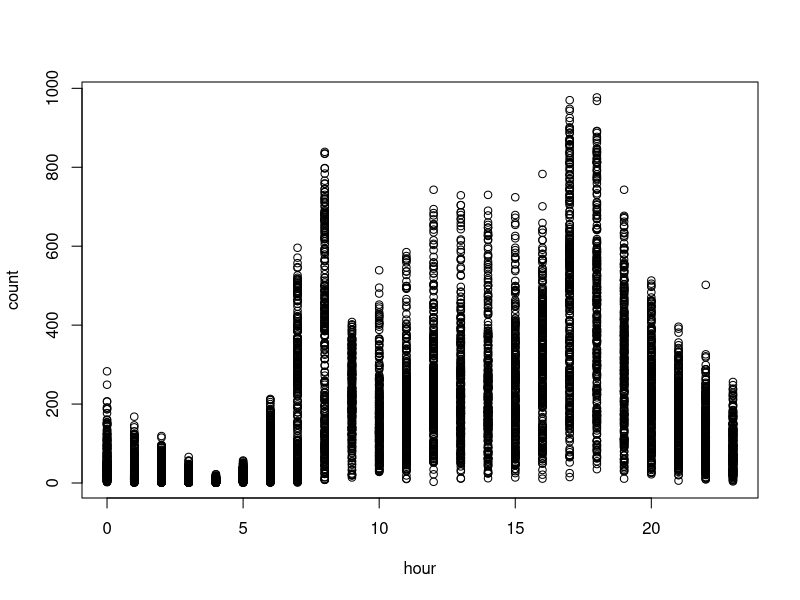
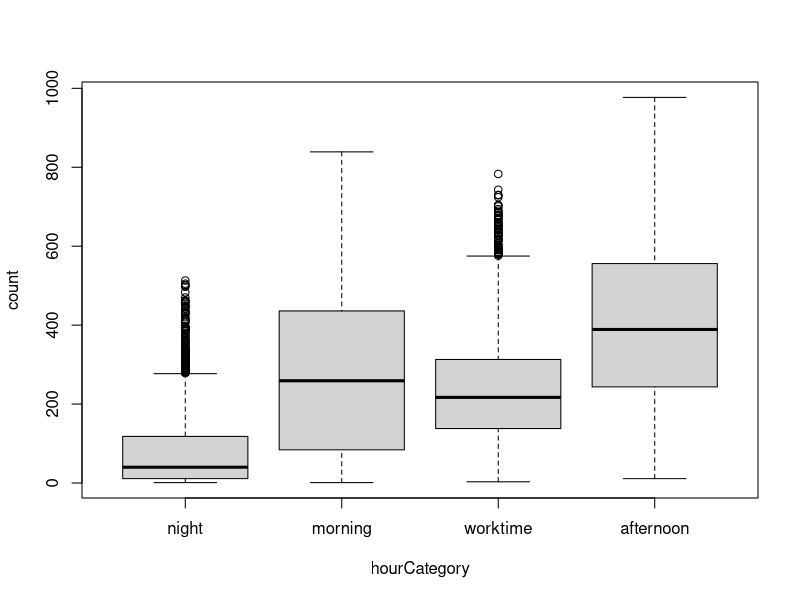
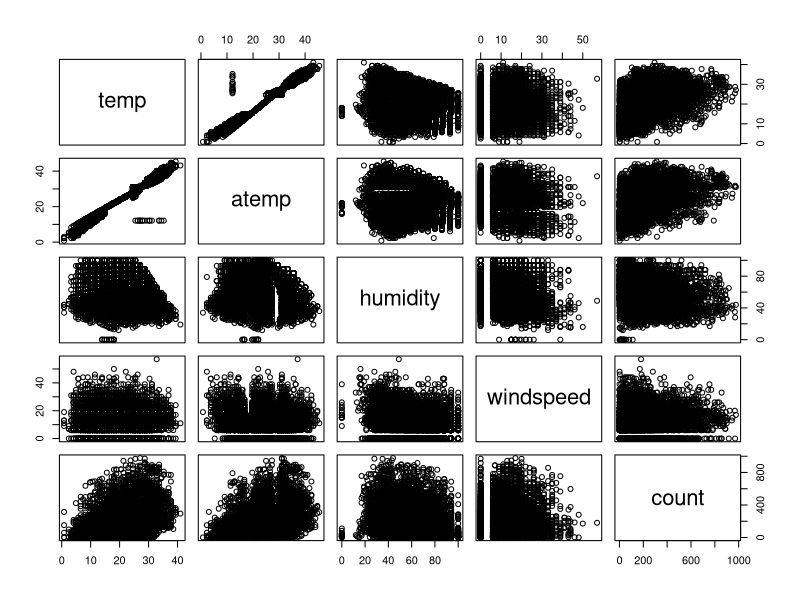
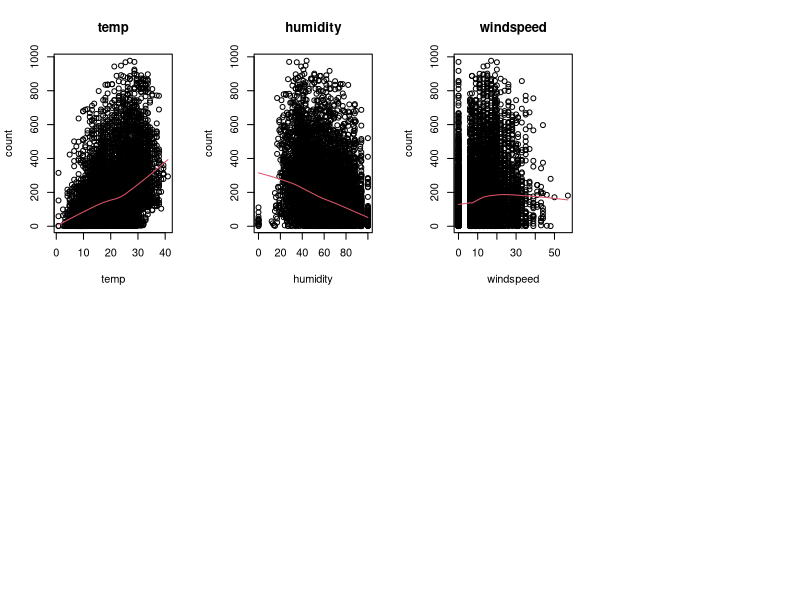
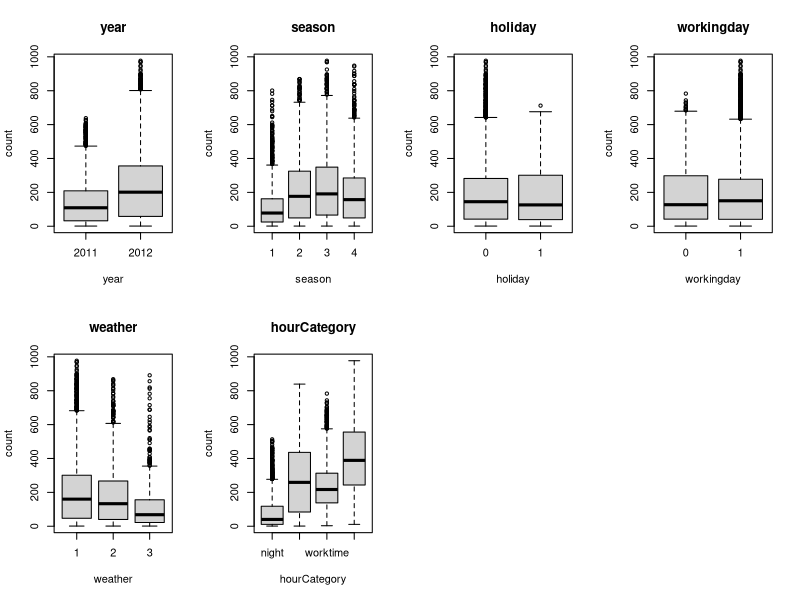
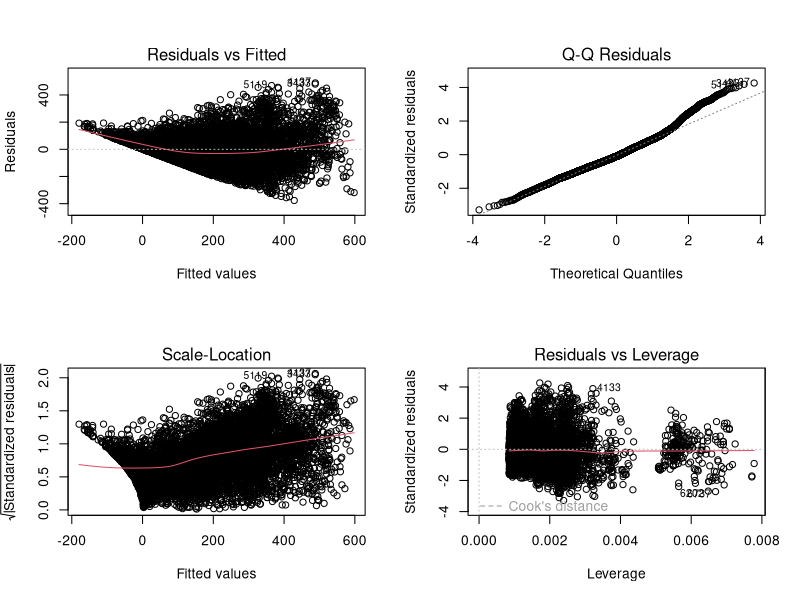
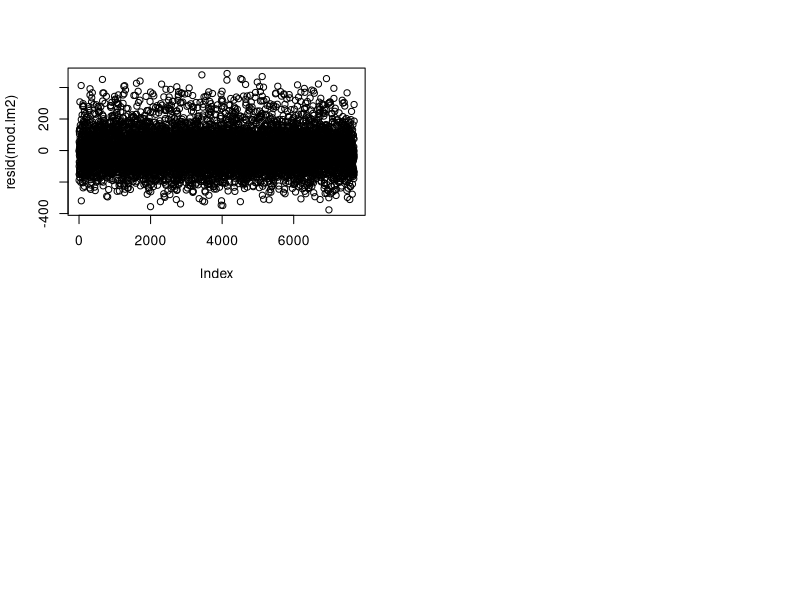

R code for these plots, in order: (Note: this script raises an error after producing the figures.)
############################################################
# Variables en el conjunto de datos:
#
# year - year
# hour - hour of the day (0-23)
# season -  1 = spring, 2 = summer, 3 = fall, 4 = winter 
# holiday - whether the day is considered a holiday
# workingday - whether the day is neither a weekend nor holiday
# weather - 1: Clear, Few clouds, Partly cloudy, Partly cloudy
#           2: Mist + Cloudy, Mist + Broken clouds, Mist + Few clouds, Mist
#           3: Light Snow, Light Rain + Thunderstorm + Scattered clouds, Light Rain + Scattered clouds
#           4: Heavy Rain + Ice Pallets + Thunderstorm + Mist, Snow + Fog 
# temp - temperature in Celsius
# atemp - "feels like" temperature in Celsius
# humidity - relative humidity
# windspeed - wind speed
# variable respuesta: count - number of total rentals
#
############################################################

#-----------------------------------------------------------
#
# Parte 1. Construir modelo
#
#-----------------------------------------------------------
##-- 1.Borra todos los objetos que tengas en memoria para que no te confundan en esta pr�ctica 
## Pista: instrucci�n rm o la escoba de la ventana superior derecha


############################################################
# Lectura de datos y inspeccion
############################################################
##-- 2.Lee los datos p1a_train.csv
## Pista: fija el directorio donde tienes los datos y leelos con la instruccion read.table
datos = read.table('p1a_train.csv', header = TRUE, sep = ';', dec = '.', stringsAsFactors = TRUE)
datosOriginal = datos

##-- 3. Visualiza los datos para asegurarte que los has leido correctamente. Haz una descriptiva y elimina la variable id de tus datos por comodidad (no la utilizaras)
##-- Pista: para describir tus datos, usa la instrucci�n summary. Para eliminar la variable asigna el valor NULL a toda la variable
summary(datos)
datos$id = NULL

############################################################
# Convertir variables no numericas a factores
############################################################
##-- 4. Ya te habr�s percatado que algunas variables estan codificadas con numeros pero en realidad son variables categ�ricas.
# Para que R las trate como tales debes transformalas a la clase factor. NO transformes la variable "hour" en ning�n caso
# Pista: la instruccion factor transforma las variables numericas en factores. P.ej, si quieres transformar a factor la variable
# season, tendr�s que hacer:
# datos$season <- factor(datos$season) 

datos$year = factor(datos$year)
datos$season = factor(datos$season)
datos$holiday = factor(datos$holiday)
datos$workingday = factor(datos$workingday)
datos$weather = factor(datos$weather)


##-- 5. Inspecciona el comportamiento de la respuesta (count) en funci�n de la hora (hour) con alg�n gr�fico descriptivo.
# Seg�n lo que veas, discretiza la variable en distintas categorias y conviertela en un factor
# Pista: algun grafico hecho con boxplot o plot (con lowess opcional) te puede servir. Debes discretizar seg�n lo que te parezca m�s razonable. Por ejemplo,
# si crees que de 0 a 12 horas hay un comportamiento y de 12 a 23, otro, deber�s coger dos intervalos. Para categorizar la variable
# usa la instrucci�n cut o ifelse (si usas esta �ltima, transforma a factor posteriormente). La variable puede tener tantas categorias como
# desees pero recuerda el principio de parsimonia. Un consejo es que te guardes la nueva variable con otro nombre. As�, si te equivocas,
# conservar�s la variable original (Opcional: cuando lo tengas claro, puedes borrar la variable original si lo deseas)

plot(count~hour, datos)
# de 7 a 12, 13 a 19, 20 a 24, 24 a 6
datos$hourCategory = cut(datos$hour, c(-1,6,8,16,19,24), labels = c('night', 'morning', 'worktime', 'afternoon', 'night'))
datos$hour = NULL
View(datos)
plot(count~hourCategory, datos)

############################################################
# Descriptiva
############################################################
##-- 6.Realiza la descriptiva para todos los pares de variables que tengas como num�ricas
# Pista: Usa la instrucci�n pairs (puede tardar unos segundos) usando solo las variables que sean numericas. Recuerda que si quieres seleccionar, por ejemplo, las variables
# 2,4 y 6 de los datos, lo puedes hacer con datos[,c(2,4,6)]
pairs(datos[, c(6:10)])

############################################################
# Eliminamos variables muy correlacionadas
############################################################
##-- 7. Hay 2 variables muy correlacionadas. No queremos variables muy correlacionadas en nuestro modelo.
# Elimina aquella de las dos que peor prediga la respuesta.
# Pista: Construye 2 modelos lineales (instruccion lm) con la variable respuesta en funci�n de cada una de estas variables. Quedate con aquella
# que tenga un R2 mayor y la otra eliminala

lmTemp = lm(count ~ temp, datos)
summary(lmTemp)
# R-squared = 0.1578 -> nos quedamos con esta

lmAtemp = lm(count ~ atemp, datos)
summary(lmAtemp)
# R-squared = 0.1537

# Elminamos atemp
datos$atemp = NULL

############################################################
# Descriptiva bivariante con la respuesta
############################################################
##-- 8a. Haz el diagrama bivariante de la respuesta (count) en funci�n de las variables 
##-- numericas que te quedan y dibuja un suavizado por encima. �Son relaciones lineales?
# Pista: usa plot para cada gr�fico y las funciones lines y lowess para el suavizado

par(mfrow=c(2,4))
for(i in 6:8){
  plot(datos$count~datos[,i],main=names(datos)[i],xlab=names(datos)[i],ylab="count")
  with(datos,lines(lowess(count~datos[,i]),col=2))
}

# Si que son relaciones lineales aunque vemos que windspeed es constante

##-- 8b. Haz los boxplots bivariantes con la respuesta (count) y las variables categ�ricas (factores)
# �Crees que influyen en la respuesta s�lo viendo la descriptiva?
# Pista: usa la funci�n boxplot

par(mfrow=c(2,4))
for(i in c(1, 2, 3, 4, 5, 10)){
  boxplot(datos$count~datos[,i],main=names(datos)[i],xlab=names(datos)[i],ylab="count")
}

# Algunas mas que otras, las que tinen boxplots muy similares en las diferentes categorias menos representativas van a ser (Holiday y working day)

############################################################
# Seleccion de modelo y variables
############################################################
##--9. Ajusta el modelo lineal con todas las variables que tengas e interpreta la salida de resultados (coeficientes, p-valores, R2, error residual...)
# Pista: Ajusta el modelo con la funci�n lm y guardalo en un objeto. Luego, haz el summary de dicho objeto.

mod.lm1 = lm(count~.,datos)
summary(mod.lm1)
## R-squared 0.6035
## Standard error 114.8
## Vemos que workingday y windspeed tinenen una significancia muy baja


##--10. Realiza una selecci�n autom�tica de variables y discute que ha pasado
# Pista: Usa la instrucci�n step para la selecci�n

mod.lm2 = step(mod.lm1)
summary(mod.lm2)
## R-squared 0.6034
## standard error 114.8
## Workingday y windspeed han sido eliminadas del modelo
datos$windspeed = NULL
datos$workingday = NULL

############################################################
# Colinealidad
############################################################
##-- 11. Mira la colinealidad con la instrucci�n vif del paquete car.
##-- �Hay que eliminar alguna variable?�Cual eliminarias si tuvieses que eliminar una?
# Pista: Primero debes instalar y cargar el paquete car. Usa la funci�n vif para evaluar la colinealidad
library(car)
vif(mod.lm2) ## TODO: preguntar que variable respuesta fijarnos (GVIF, Df, o GVIF')
# Vemos que todos los valores son menores a 5 asi que no hay que eliminar ninguna variable
# Elminariamos las que tienen un mayor valor de vif, en este caso seria la variable season con un vif de 3.20

############################################################
# Validacion
############################################################
##-- 12. Haz la validaci�n con el an�lisis de residuos
##-- �Se cumplen las premisas de linealidad, normalidad, homoscedasticidad, independencia?
# Pista: Haciendo plot del modelo podr�s evaluar las tres primeras premisas. Para la independencia, dibuja los residuos en el orden
# que te aparecen en los datos (funciones plot y resid)
par(mfrow=c(2,2))
plot(mod.lm2)
plot(resid(mod.lm2)) ## TODO: como se analiza? consideramos que haya la misma varianza a lo largo de los valores

# Forma de cono clara -> Homocedasticidad, no se cumple, hay que arreglarlo
# linealidad -> observamos curvatura, no se cumple, hay que arreglarlo
# Normalidad -> Se cumple pero es mejorable
# independencia -> Se cumple, vemos la misma varianza de los residuos a lo largo del orden en que aparecen, sin ningun patron que indique dependencia de las muestras

############################################################
# Transformacion de boxCox
############################################################
##-- 13. Si crees que no se cumple alguna premisa, haz la transformaci�n de boxCox para la variable respuesta 
##-- Escoge el valor de lambda que maximiza la funci�n y aplicala a la respuesta (count). Prueba tambien la transformacion logaritmica
# Pista: usa la funci�n de boxCox para conocer la lambda. Guardate las nuevas respuestas en unas nuevas variables llamadas countBC y countLog

par(mfrow=c(1,1))
bc <- boxCox(mod.lm2)
lamb = bc$x[which.max(bc$y)]
datos$countBC <- datos$count^lamb
datos$countLog <- log(datos$count)


############################################################
# Nuevos modelos con respuestas transformadas
############################################################
##-- 14. Ajusta los modelos con las dos nuevas respuestas. �Cu�l predice mejor seg�n el R2?
# Pista: Ajusta los modelos con la instruccion lm

mod.lm3 = lm(countBC ~ year + season + holiday + weather + temp + humidity + hourCategory,datos)
mod.lm3 = step(mod.lm3) ## Validar que no se elimina ninguna variable mas
summary(mod.lm3)
## R-squared: 0.6317
## standard error: 1.798
## Vemos que el R-squared augmenta levemente respecto el modelo anterior (lm2) 0.63 vs 0.60. 
## Por otra parte el error residual se disminuye drasticamente, 117 vs 1.78 ahora, pero hay que considerar que este modelo utiliza la transformacion de BoxCox con lo cual los valores son mucho mas pequenos que los originales y por eso el error es menor

mod.lm4 = lm(countLog ~ year + season + holiday + weather + temp + humidity + hourCategory,datos)
mod.lm4 = step(mod.lm4) ## Vemos que en este caso se elimina ademas la variable holiday
summary(mod.lm4)
## R-squared: 0.5506 
## standard error: 0.9978
## Vemos que es bastante peor que utilizando BoxCox, tenemos un R-squared 0.55 vs 0.63 en el que utilizamos BoxCox. Asi que descartamos este y nos quedamos con lm3
## mod.lm3 con transformacion BoxCox da mejor resultado

############################################################
# Validacion
############################################################
##-- 15. Haz la validacion para los 2 modelos anteriores
# Pista: Haciendo plot del modelo podr�s evaluar las tres primeras premisas. Para la independencia, dibuja los residuos en el orden
# que te aparecen en los datos (funciones plot y resid)

par(mfrow=c(2,2))
plot(mod.lm3)
plot(resid(mod.lm3))
## Linealidad = se cumple, hay curvatura pero muy leve
## Homoscedasticidad = no se cumple, sigue habiendo mas dispersion en el centro que en los extremos, pero ya no tenemos forma de cono que teniamos en el modelo lm2 por lo que ha mejorado
## Normalidad = ha mejorado pero aun no se cumple

par(mfrow=c(2,2))
plot(mod.lm4)
plot(resid(mod.lm4))
## Peores resultados que el modelo 3
## Homocedasticidad = no se cumple hay forma de cono inverso
## Normalidad = no se cumple, y aun peor que en el modelo lm3
## linealidad = no se cumple, curvatura mas destacada que en el modelo anterior

############################################################
# Transformaciones polinomicas
############################################################
##-- 16. Escoge la respuesta que creas mejor para tus datos (count,countBC,countLog). Mira si alguna de las variables numericas 
# se podria ajustar por un relaci�n no lineal de forma descriptiva
# Pista: si has cambiado de variable respuesta, vuelve a hacer los gr�ficos bivariantes y los suavizados

par(mfrow=c(2,4))
for(i in 5:6){
  plot(datos$countBC~datos[,i],main=names(datos)[i],xlab=names(datos)[i],ylab="countBC")
  with(datos,lines(lowess(countBC~datos[,i]),col=2))
}
## NO, vemos que las dos categorias (temp y humidity) siguen una relacion lineal respecto la variable countBC 

##-- 17. Para aquella o aquellas variables que lo creas necesario, ajusta un polinomio con todas las variables que tengas y
##-- vuelve a hacer la validacion

mod.lm5 = lm(countBC ~ year + season + holiday + weather + poly(temp,2) + poly(humidity,2) + hourCategory,datos)
mod.lm5 = step(mod.lm5)
summary(mod.lm5)
## R-squared = 0.6364
## residual standard error = 1.787
## Vemos que hay una diferencia insignificante respecto al modelo lm3, hablamos de milesimas, por lo que no vemos que sea necesario utilizar las transformaciones polinomicas

par(mfrow=c(2,2))
plot(mod.lm5)
plot(resid(mod.lm5))

# Comparacion de modelos
summary(mod.lm1)
summary(mod.lm2)
summary(mod.lm3)
summary(mod.lm4)
summary(mod.lm5)

############################################################
# Observaciones influyentes
############################################################
##-- 18. Mira la distancia de cook para todas las observaciones. Aquellas que tengan la distancia de cook mayor, son m�s influyentes
##-- Si lo crees conveniente, elimina aquellas que creas que condicionan mucho el modelo y ajusta el modelo sin estas observaciones
# Pista: Usa la instruccion cooks.distance para obtener las distancias de cook. Para eliminar observaciones, create un nuevo conjunto de datos que no tenga dichas
# observaciones. Si, por ejemplo, quieres eliminar las observaciones 1, 2 y 5, entonces datos2 <- datos[-c(1,2,5),]
# Modelo definitivo

influenceIndexPlot(mod.lm3)
cooksDistance = cooks.distance(mod.lm3)
## A eliminar: 2005, 6737
influencePlot(mod.lm3)

datos2 = datos[-c(2005,6737),]
mod.lm6 = lm(countBC ~ year + season + holiday + weather + temp + humidity + hourCategory,datos2)
summary(mod.lm6)
## R-squared: 0.6323
## Residual standard error: 1.797
## Hay una mejora casi insignificante respecto el modelo lm3, asi que nos quedamos con el anterior

par(mfrow=c(2,2))
plot(mod.lm6)
##-- 19. Opcional: haz todo lo que tu creas necesario para mejorar el modelo (si es que hay algo que lo pueda mejorar)

mod.final = mod.lm3
library('effects')
plot(allEffects(mod.final))

## Ver predicciones vs valores reales
pr = predict(mod.final, datos)
par(mfrow=c(1,1))
plot(pr,datos$countBC)
abline(0,1,col=2,lwd=2)    

############################################################
#
# Parte 2. Hacer prediciones con la muestra test
#
############################################################
##-- 20. Lee los datos test (p1a_test.csv) con la instruccion read.table
datosTest = read.table('p1a_test.csv', header = TRUE, sep = ';', dec = '.', stringsAsFactors = TRUE)

############################################################
# Transformaciones en variables
############################################################
##-- 21. Haz EXACTAMENTE las mismas transformaciones que hicieste en el conjunto de entrenamiento (tranformar a factores
# algunas variables, eliminar variables, categorizar o cualquier otro cambio que hayas hecho). NO ELIMINES LA VARIABLE id (Identificador)

## Convertir a factores
datosTest$year = factor(datosTest$year)
datosTest$season = factor(datosTest$season)
datosTest$holiday = factor(datosTest$holiday)
datosTest$workingday = factor(datosTest$workingday)
datosTest$weather = factor(datosTest$weather)

## Categorizar hora
datosTest$hourCategory = cut(datosTest$hour, c(-1,6,8,16,19,24), labels = c('night', 'morning', 'worktime', 'afternoon', 'night'))
datosTest$hour = NULL

## Eliminar variables
datosTest$atemp = NULL
datosTest$windspeed = NULL
datosTest$workingday = NULL

############################################################
# Calcular predicciones
############################################################
##-- 22. Usa la instrucci�n predict aplicada al modelo que tu has escogido para
##-- obtener las predicciones en la muestra test.
# Pista: la instruccion predict debe tener 2 parametros: el modelo final y los datos test con las variables transformadas. Guardate las
# prediciones en una variable del mismo conjunto de datos

nthroot2 <- function(x, n) {
  sx <- sign(x)
  return(sx * (sx * x)^(1/n))
}

prediccionesBC = predict(mod.final, datosTest)
datosTest$predicciones = prediccionesBC^(1/lamb)

############################################################
# Guardar fichero
############################################################
##-- 23. Escribe un fichero con solo dos columnas el identificador y la predici�n
# Pista: Usa la funcion write.table y sigue escrupulosamente las instrucciones del enunciado para generar este fichero
# (quote = FALSE, sep = ";", row.names = FALSE, col.names = FALSE)

write.table(datosTest[c('id','predicciones')], file='p1a.txt', quote = FALSE, sep = ";", row.names = FALSE, col.names = FALSE)
